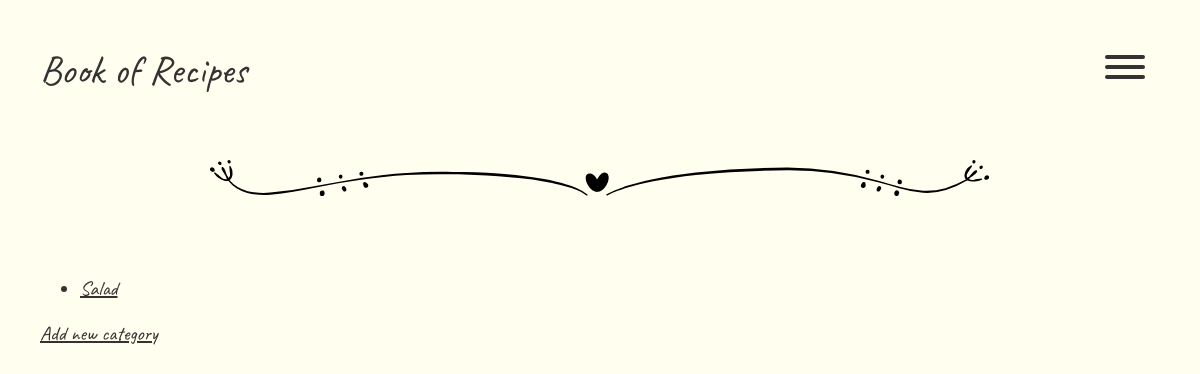
The page /categories/ on the database as committed earlier.
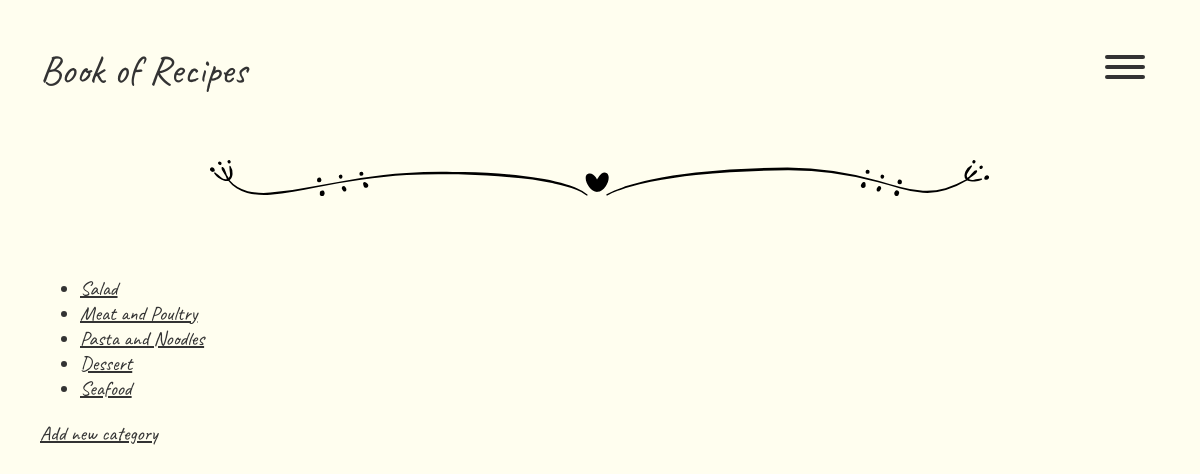
The same page on the database as committed later.
### recipes/models.py (models this page shows, shortened)
class Category(models.Model):
    name = models.CharField(max_length=50)
    class Meta:
        verbose_name_plural = 'categories'

### recipes/views.py (the view)
# urls.py: path('categories/', views.CategoriesView.as_view(), name='categories'),
class CategoriesView(generic.ListView):
    template_name = 'recipes/category/categories.html'
    context_object_name = 'categories'
    def get_queryset(self):
        return Category.objects.all()

### recipes/templates/recipes/category/categories.html (shortened to what this page needs)
{% extends 'recipes/base.html' %}
{% block content %}
  <main class="main-content">
    {% if categories %}
      <ul>
        {% for category in categories %}
          <li><a href="{% url 'category' category.id %}">{{ category.name }}</a></li>
        {% endfor %}
      </ul>
    {% else %}
      <p>No categories are available.</p>
    {% endif %}
    <a href="{% url 'add_category' %}">Add new category</a>
  </main>
{% endblock %}

### recipes/templates/recipes/base.html (shortened to what this page needs)
{% load static %}
<!DOCTYPE html>
<html lang="en">
<head>
  <link rel="stylesheet" href="{% static 'recipes/style.css' %}">
</head>
<body>
  <header class="main-header">
    <a href="/" class="logo">Book of Recipes</a>
    <div class="main-menu">
      <button class="hamburger hamburger--spring" type="button">
        <span class="hamburger-box">
          <span class="hamburger-inner"></span>
        </span>
      </button>
    </div>
  </header>
  <div class="divider divider-2"></div>
  <section class="content">
    {% block content %}{% endblock %}
  </section>
</body>
</html>

### recipes/static/recipes/style.css (style rules this page uses)
* { box-sizing: border-box; }
html, body { height: 100%; }
html { overflow: auto; }
body { display: flex; flex-direction: column; min-width: 780px; min-height: 500px; overflow: hidden; margin: 0; font-size: 20px; font-family: "Caveat", sans-serif; color: #333; background-color: #fffeef; }
a { color: inherit; }
input, button { font-family: inherit; outline: none; }
button { padding: 4px 24px; border: none; border-radius: 13px; font-size: 100%; background-color: #d1d65b; cursor: pointer; }
.divider { flex-shrink: 0; }
.divider-2 { width: 780px; height: 36px; margin: 20px auto; background: url("images/divider-2.svg") no-repeat; }
.main-header { display: flex; justify-content: space-between; align-items: center; flex-shrink: 0; padding: 40px; }
.logo { font-size: 200%; text-decoration: none; }
.main-menu { position: relative; }
.hamburger { padding: 15px; display: inline-block; cursor: pointer; transition-property: opacity, filter; transition-duration: 0.15s; transition-timing-function: linear; font: inherit; color: inherit; text-transform: none; background-color: transparent; border: 0; margin: 0; overflow: visible; }
.hamburger-box { width: 40px; height: 24px; display: inline-block; position: relative; }
.hamburger-inner { display: block; top: 50%; margin-top: -2px; }
.hamburger-inner, .hamburger-inner::before, .hamburger-inner::after { width: 40px; height: 4px; background-color: #333; border-radius: 4px; position: absolute; transition: 0.15s ease transform; }
.hamburger-inner::before, .hamburger-inner::after { content: ""; display: block; }
.hamburger-inner::before { top: -10px; }
.hamburger-inner::after { bottom: -10px; }
.hamburger--spring .hamburger-inner { top: 2px; transition: background-color 0s 0.13s linear; }
.hamburger--spring .hamburger-inner::before { top: 10px; transition: top 0.1s 0.2s cubic-bezier(0.33333, 0.66667, 0.66667, 1), transform 0.13s cubic-bezier(0.55, 0.055, 0.675, 0.19); }
.hamburger--spring .hamburger-inner::after { top: 20px; transition: top 0.2s 0.2s cubic-bezier(0.33333, 0.66667, 0.66667, 1), transform 0.13s cubic-bezier(0.55, 0.055, 0.675, 0.19); }
.content { display: flex; flex-grow: 1; overflow: hidden; padding: 40px; }
.main-content { flex-grow: 1; overflow: auto; padding-right: 40px; }

Rows that differ between the two databases and show on the page:
added Category: name "Meat and Poultry"
added Category: name "Pasta and Noodles"
added Category: name "Dessert"
added Category: name "Seafood"
